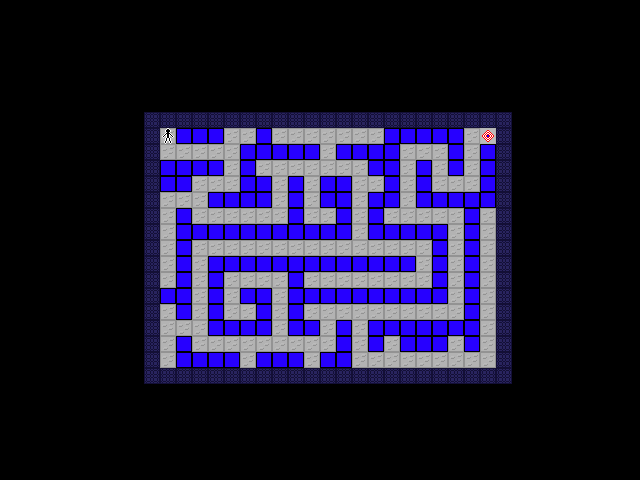

Below is a game level as drawn by its tile map, then a one-line description and the .tmx that defines it (tile-layer data replaced by summaries):
An orthogonal 40x30 tile map with 16x16 px tiles, 5 tile layers (tiles, pieces, pieces2, pieces3, ...).

<map version="1.10" tiledversion="1.11.0" orientation="orthogonal" renderorder="right-down" width="40" height="30" tilewidth="16" tileheight="16" infinite="0" nextlayerid="8" nextobjectid="7">
 <tileset firstgid="1" name="tiles" tilewidth="16" tileheight="16" tilecount="81" columns="9">
  <image source="tiles.png" width="144" height="144" />
 </tileset>
 <layer id="1" name="tiles" width="40" height="30">
  <data>[1200 cells, 391 non-empty, 4 distinct tile ids]</data>
 </layer>
 <layer id="2" name="pieces" width="40" height="30">
  <data>[1200 cells, 0 non-empty, 0 distinct tile ids]</data>
 </layer>
 <layer id="6" name="pieces2" width="40" height="30">
  <data>[1200 cells, 0 non-empty, 0 distinct tile ids]</data>
 </layer>
 <layer id="7" name="pieces3" width="40" height="30">
  <data>[1200 cells, 0 non-empty, 0 distinct tile ids]</data>
 </layer>
 <layer id="3" name="actors" width="40" height="30">
  <data>[1200 cells, 1 non-empty, 1 distinct tile ids]</data>
 </layer>
 <objectgroup id="5" name="connectors" />
</map>
